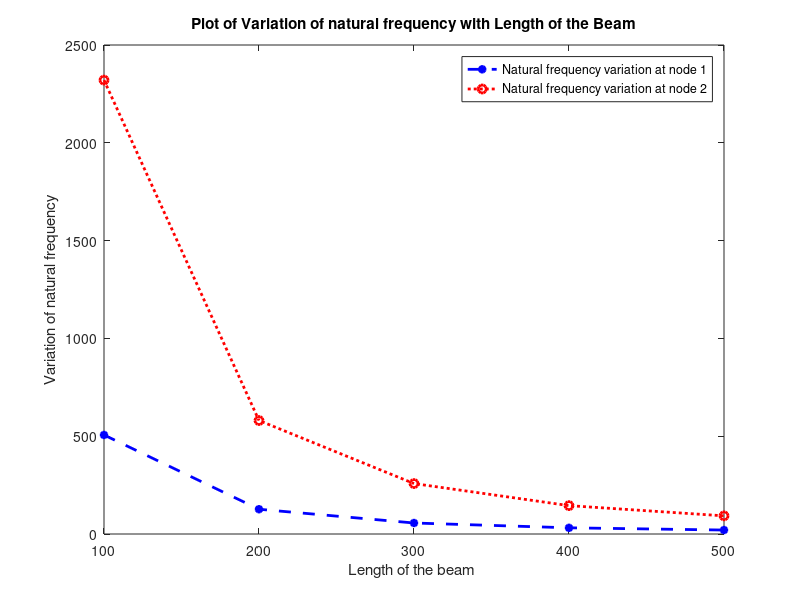

MATLAB code to generate this figure:
at_node_1 = [506.37 126.59 56.26 31.65 20.25];
at_node_2 = [2320.48 580.12 257.83 145.03 92.82];
length = [100 200 300 400 500];
plot(length,at_node_1,'--b*','linewidth',2);
hold on
plot(length,at_node_2,':ro','linewidth',2);
hold off
%  polyfit(length,at_node_1,2)
xlabel('Length of the beam ');
ylabel('Variation of natural frequency');
title('Plot of Variation of natural frequency with Length of the Beam');
legend('Natural frequency variation at node 1','Natural frequency variation at node 2');